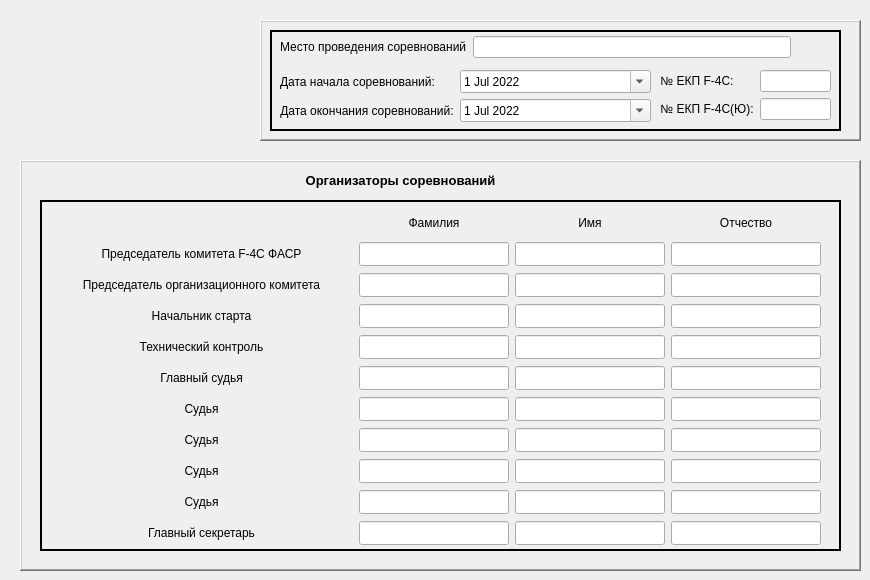
      <widget class="QWidget" name="tab">
       <attribute name="title">
        <string>Общая информация</string>
       </attribute>
       <widget class="QFrame" name="frame_4">
        <property name="geometry">
         <rect>
          <x>20</x>
          <y>160</y>
          <width>841</width>
          <height>411</height>
         </rect>
        </property>
        <property name="frameShape">
         <enum>QFrame::WinPanel</enum>
        </property>
        <property name="frameShadow">
         <enum>QFrame::Raised</enum>
        </property>
        <property name="lineWidth">
         <number>3</number>
        </property>
        <property name="midLineWidth">
         <number>3</number>
        </property>
        <widget class="QFrame" name="frame_3">
         <property name="geometry">
          <rect>
           <x>20</x>
           <y>40</y>
           <width>801</width>
           <height>351</height>
          </rect>
         </property>
         <property name="frameShape">
          <enum>QFrame::Box</enum>
         </property>
         <property name="frameShadow">
          <enum>QFrame::Plain</enum>
         </property>
         <property name="lineWidth">
          <number>2</number>
         </property>
         <widget class="QWidget" name="gridLayoutWidget">
          <property name="geometry">
           <rect>
            <x>10</x>
            <y>10</y>
            <width>771</width>
            <height>336</height>
           </rect>
          </property>
          <layout class="QGridLayout" name="gridLayout">
           <item row="0" column="3">
            <widget class="QLabel" name="label_8">
             <property name="minimumSize">
              <size>
               <width>0</width>
               <height>24</height>
              </size>
             </property>
             <property name="maximumSize">
              <size>
               <width>16777215</width>
               <height>24</height>
              </size>
             </property>
             <property name="text">
              <string>Отчество</string>
             </property>
             <property name="alignment">
              <set>Qt::AlignCenter</set>
             </property>
            </widget>
           </item>
           <item row="5" column="0">
            <widget class="QLabel" name="label_10">
             <property name="minimumSize">
              <size>
               <width>0</width>
               <height>24</height>
              </size>
             </property>
             <property name="maximumSize">
              <size>
               <width>16777215</width>
               <height>24</height>
              </size>
             </property>
             <property name="text">
              <string>Главный судья</string>
             </property>
             <property name="alignment">
              <set>Qt::AlignCenter</set>
             </property>
            </widget>
           </item>
           <item row="7" column="0">
            <widget class="QLabel" name="label_14">
             <property name="minimumSize">
              <size>
               <width>0</width>
               <height>24</height>
              </size>
             </property>
             <property name="maximumSize">
              <size>
               <width>16777215</width>
               <height>24</height>
              </size>
             </property>
             <property name="text">
              <string>Судья</string>
             </property>
             <property name="alignment">
              <set>Qt::AlignCenter</set>
             </property>
            </widget>
           </item>
           <item row="3" column="0">
            <widget class="QLabel" name="label_11">
             <property name="minimumSize">
              <size>
               <width>0</width>
               <height>24</height>
              </size>
             </property>
             <property name="maximumSize">
              <size>
               <width>16777215</width>
               <height>24</height>
              </size>
             </property>
             <property name="text">
              <string>Начальник старта</string>
             </property>
             <property name="alignment">
              <set>Qt::AlignCenter</set>
             </property>
            </widget>
           </item>
           <item row="0" column="2">
            <widget class="QLabel" name="label_7">
             <property name="minimumSize">
              <size>
               <width>0</width>
               <height>24</height>
              </size>
             </property>
             <property name="maximumSize">
              <size>
               <width>16777215</width>
               <height>24</height>
              </size>
             </property>
             <property name="text">
              <string>Имя</string>
             </property>
             <property name="alignment">
              <set>Qt::AlignCenter</set>
             </property>
            </widget>
           </item>
           <item row="4" column="0">
            <widget class="QLabel" name="label_12">
             <property name="minimumSize">
              <size>
               <width>0</width>
               <height>24</height>
              </size>
             </property>
             <property name="maximumSize">
              <size>
               <width>16777215</width>
               <height>24</height>
              </size>
             </property>
             <property name="text">
              <string>Технический контроль</string>
             </property>
             <property name="alignment">
              <set>Qt::AlignCenter</set>
             </property>
            </widget>
           </item>
           <item row="0" column="1">
            <widget class="QLabel" name="label_6">
             <property name="minimumSize">
              <size>
               <width>0</width>
               <height>24</height>
              </size>
             </property>
             <property name="maximumSize">
              <size>
               <width>16777215</width>
               <height>24</height>
              </size>
             </property>
             <property name="text">
              <string>Фамилия</string>
             </property>
             <property name="alignment">
              <set>Qt::AlignCenter</set>
             </property>
            </widget>
           </item>
           <item row="1" column="0">
            <widget class="QLabel" name="label_5">
             <property name="minimumSize">
              <size>
               <width>0</width>
               <height>24</height>
              </size>
             </property>
             <property name="maximumSize">
              <size>
               <width>16777215</width>
               <height>24</height>
              </size>
             </property>
             <property name="text">
              <string>Председатель комитета F-4C ФАСР</string>
             </property>
             <property name="alignment">
              <set>Qt::AlignCenter</set>
             </property>
            </widget>
           </item>
           <item row="10" column="0">
            <widget class="QLabel" name="label_15">
             <property name="minimumSize">
              <size>
               <width>0</width>
               <height>24</height>
              </size>
             </property>
             <property name="maximumSize">
              <size>
               <width>16777215</width>
               <height>24</height>
              </size>
             </property>
             <property name="text">
              <string>Главный секретарь</string>
             </property>
             <property name="alignment">
              <set>Qt::AlignCenter</set>
             </property>
            </widget>
           </item>
           <item row="6" column="0">
            <widget class="QLabel" name="label_13">
             <property name="minimumSize">
              <size>
               <width>0</width>
               <height>24</height>
              </size>
             </property>
             <property name="maximumSize">
              <size>
               <width>16777215</width>
               <height>24</height>
              </size>
             </property>
             <property name="text">
              <string>Судья</string>
             </property>
             <property name="alignment">
              <set>Qt::AlignCenter</set>
             </property>
            </widget>
           </item>
           <item row="2" column="0">
            <widget class="QLabel" name="label_9">
             <property name="minimumSize">
              <size>
               <width>0</width>
               <height>24</height>
              </size>
             </property>
             <property name="maximumSize">
              <size>
               <width>16777215</width>
               <height>24</height>
              </size>
             </property>
             <property name="text">
              <string>Председатель организационного комитета</string>
             </property>
             <property name="alignment">
              <set>Qt::AlignCenter</set>
             </property>
            </widget>
           </item>
           <item row="8" column="0">
            <widget class="QLabel" name="label_17">
             <property name="minimumSize">
              <size>
               <width>0</width>
               <height>24</height>
              </size>
             </property>
             <property name="maximumSize">
              <size>
               <width>16777215</width>
               <height>24</height>
              </size>
             </property>
             <property name="text">
              <string>Судья</string>
             </property>
             <property name="alignment">
              <set>Qt::AlignCenter</set>
             </property>
            </widget>
           </item>
           <item row="9" column="0">
            <widget class="QLabel" name="label_18">
             <property name="minimumSize">
              <size>
               <width>0</width>
               <height>24</height>
              </size>
             </property>
             <property name="maximumSize">
              <size>
               <width>16777215</width>
               <height>24</height>
              </size>
             </property>
             <property name="text">
              <string>Судья</string>
             </property>
             <property name="alignment">
              <set>Qt::AlignCenter</set>
             </property>
            </widget>
           </item>
           <item row="1" column="1">
            <widget class="QLineEdit" name="lineEdit_5_0">
             <property name="minimumSize">
              <size>
               <width>150</width>
               <height>24</height>
              </size>
             </property>
             <property name="maximumSize">
              <size>
               <width>150</width>
               <height>24</height>
              </size>
             </property>
            </widget>
           </item>
           <item row="1" column="2">
            <widget class="QLineEdit" name="lineEdit_5_1">
             <property name="minimumSize">
              <size>
               <width>150</width>
               <height>24</height>
              </size>
             </property>
             <property name="maximumSize">
              <size>
               <width>150</width>
               <height>24</height>
              </size>
             </property>
            </widget>
           </item>
           <item row="1" column="3">
            <widget class="QLineEdit" name="lineEdit_5_2">
             <property name="minimumSize">
              <size>
               <width>150</width>
               <height>24</height>
              </size>
             </property>
             <property name="maximumSize">
              <size>
               <width>150</width>
               <height>24</height>
              </size>
             </property>
            </widget>
           </item>
           <item row="2" column="1">
            <widget class="QLineEdit" name="lineEdit_6_0">
             <property name="minimumSize">
              <size>
               <width>150</width>
               <height>24</height>
              </size>
             </property>
             <property name="maximumSize">
              <size>
               <width>150</width>
               <height>24</height>
              </size>
             </property>
            </widget>
           </item>
           <item row="2" column="2">
            <widget class="QLineEdit" name="lineEdit_6_1">
             <property name="minimumSize">
              <size>
               <width>150</width>
               <height>24</height>
              </size>
             </property>
             <property name="maximumSize">
              <size>
               <width>150</width>
               <height>24</height>
              </size>
             </property>
            </widget>
           </item>
           <item row="2" column="3">
            <widget class="QLineEdit" name="lineEdit_6_2">
             <property name="minimumSize">
              <size>
               <width>150</width>
               <height>24</height>
              </size>
             </property>
             <property name="maximumSize">
              <size>
               <width>150</width>
               <height>24</height>
              </size>
             </property>
            </widget>
           </item>
           <item row="3" column="1">
            <widget class="QLineEdit" name="lineEdit_7_0">
             <property name="minimumSize">
              <size>
               <width>150</width>
               <height>24</height>
              </size>
             </property>
             <property name="maximumSize">
              <size>
               <width>150</width>
               <height>24</height>
              </size>
             </property>
            </widget>
           </item>
           <item row="3" column="2">
            <widget class="QLineEdit" name="lineEdit_7_1">
             <property name="minimumSize">
              <size>
               <width>150</width>
               <height>24</height>
              </size>
             </property>
             <property name="maximumSize">
              <size>
               <width>150</width>
               <height>24</height>
              </size>
             </property>
            </widget>
           </item>
           <item row="3" column="3">
            <widget class="QLineEdit" name="lineEdit_7_2">
             <property name="minimumSize">
              <size>
               <width>150</width>
               <height>24</height>
              </size>
             </property>
             <property name="maximumSize">
              <size>
               <width>150</width>
               <height>24</height>
              </size>
             </property>
            </widget>
           </item>
           <item row="4" column="1">
            <widget class="QLineEdit" name="lineEdit_8_0">
             <property name="minimumSize">
              <size>
               <width>150</width>
               <height>24</height>
              </size>
             </property>
             <property name="maximumSize">
              <size>
               <width>150</width>
               <height>24</height>
              </size>
             </property>
            </widget>
           </item>
           <item row="4" column="2">
            <widget class="QLineEdit" name="lineEdit_8_1">
             <property name="minimumSize">
              <size>
               <width>150</width>
               <height>24</height>
              </size>
             </property>
             <property name="maximumSize">
              <size>
               <width>150</width>
               <height>24</height>
              </size>
             </property>
            </widget>
           </item>
           <item row="4" column="3">
            <widget class="QLineEdit" name="lineEdit_8_2">
             <property name="minimumSize">
              <size>
               <width>150</width>
               <height>24</height>
              </size>
             </property>
             <property name="maximumSize">
              <size>
               <width>150</width>
               <height>24</height>
              </size>
             </property>
            </widget>
           </item>
           <item row="5" column="1">
            <widget class="QLineEdit" name="lineEdit_0_0">
             <property name="minimumSize">
              <size>
               <width>150</width>
               <height>24</height>
              </size>
             </property>
             <property name="maximumSize">
              <size>
               <width>150</width>
               <height>24</height>
              </size>
             </property>
            </widget>
           </item>
           <item row="5" column="2">
            <widget class="QLineEdit" name="lineEdit_0_1">
             <property name="minimumSize">
              <size>
               <width>150</width>
               <height>24</height>
              </size>
             </property>
             <property name="maximumSize">
              <size>
               <width>150</width>
               <height>24</height>
              </size>
             </property>
            </widget>
           </item>
           <item row="5" column="3">
            <widget class="QLineEdit" name="lineEdit_0_2">
             <property name="minimumSize">
              <size>
               <width>150</width>
               <height>24</height>
              </size>
             </property>
             <property name="maximumSize">
              <size>
               <width>150</width>
               <height>24</height>
              </size>
             </property>
            </widget>
           </item>
           <item row="6" column="1">
            <widget class="QLineEdit" name="lineEdit_1_0">
             <property name="minimumSize">
              <size>
               <width>150</width>
               <height>24</height>
              </size>
             </property>
             <property name="maximumSize">
              <size>
               <width>150</width>
               <height>24</height>
              </size>
             </property>
            </widget>
           </item>
           <item row="6" column="2">
            <widget class="QLineEdit" name="lineEdit_1_1">
             <property name="minimumSize">
              <size>
               <width>150</width>
               <height>24</height>
              </size>
             </property>
             <property name="maximumSize">
              <size>
               <width>150</width>
               <height>24</height>
              </size>
             </property>
            </widget>
           </item>
           <item row="6" column="3">
            <widget class="QLineEdit" name="lineEdit_1_2">
             <property name="minimumSize">
              <size>
               <width>150</width>
               <height>24</height>
              </size>
             </property>
             <property name="maximumSize">
              <size>
               <width>150</width>
               <height>24</height>
              </size>
             </property>
            </widget>
           </item>
           <item row="7" column="1">
            <widget class="QLineEdit" name="lineEdit_2_0">
             <property name="minimumSize">
              <size>
               <width>150</width>
               <height>24</height>
              </size>
             </property>
             <property name="maximumSize">
              <size>
               <width>150</width>
               <height>24</height>
              </size>
             </property>
            </widget>
           </item>
           <item row="7" column="2">
            <widget class="QLineEdit" name="lineEdit_2_1">
             <property name="minimumSize">
              <size>
               <width>150</width>
               <height>24</height>
              </size>
             </property>
             <property name="maximumSize">
              <size>
               <width>150</width>
               <height>24</height>
              </size>
             </property>
            </widget>
           </item>
           <item row="7" column="3">
            <widget class="QLineEdit" name="lineEdit_2_2">
             <property name="minimumSize">
              <size>
               <width>150</width>
               <height>24</height>
              </size>
             </property>
             <property name="maximumSize">
              <size>
               <width>150</width>
               <height>24</height>
              </size>
             </property>
            </widget>
           </item>
           <item row="8" column="1">
            <widget class="QLineEdit" name="lineEdit_3_0">
             <property name="minimumSize">
              <size>
               <width>150</width>
               <height>24</height>
              </size>
             </property>
             <property name="maximumSize">
              <size>
               <width>150</width>
               <height>24</height>
              </size>
             </property>
            </widget>
           </item>
           <item row="8" column="2">
            <widget class="QLineEdit" name="lineEdit_3_1">
             <property name="minimumSize">
              <size>
               <width>150</width>
               <height>24</height>
              </size>
             </property>
             <property name="maximumSize">
              <size>
               <width>150</width>
               <height>24</height>
              </size>
             </property>
            </widget>
           </item>
           <item row="8" column="3">
            <widget class="QLineEdit" name="lineEdit_3_2">
             <property name="minimumSize">
              <size>
               <width>150</width>
               <height>24</height>
              </size>
             </property>
             <property name="maximumSize">
              <size>
               <width>150</width>
               <height>24</height>
              </size>
             </property>
            </widget>
           </item>
           <item row="9" column="1">
            <widget class="QLineEdit" name="lineEdit_4_0">
             <property name="minimumSize">
              <size>
               <width>150</width>
               <height>24</height>
              </size>
             </property>
             <property name="maximumSize">
              <size>
               <width>150</width>
               <height>24</height>
              </size>
             </property>
            </widget>
           </item>
           <item row="9" column="2">
            <widget class="QLineEdit" name="lineEdit_4_1">
             <property name="minimumSize">
              <size>
               <width>150</width>
               <height>24</height>
              </size>
             </property>
             <property name="maximumSize">
              <size>
               <width>150</width>
               <height>24</height>
              </size>
             </property>
            </widget>
           </item>
           <item row="9" column="3">
            <widget class="QLineEdit" name="lineEdit_4_2">
             <property name="minimumSize">
              <size>
               <width>150</width>
               <height>24</height>
              </size>
             </property>
             <property name="maximumSize">
              <size>
               <width>150</width>
               <height>24</height>
              </size>
             </property>
            </widget>
           </item>
           <item row="10" column="1">
            <widget class="QLineEdit" name="lineEdit_9_0">
             <property name="minimumSize">
              <size>
               <width>150</width>
               <height>24</height>
              </size>
             </property>
             <property name="maximumSize">
              <size>
               <width>150</width>
               <height>24</height>
              </size>
             </property>
            </widget>
           </item>
           <item row="10" column="2">
            <widget class="QLineEdit" name="lineEdit_9_1">
             <property name="minimumSize">
              <size>
               <width>150</width>
               <height>24</height>
              </size>
             </property>
             <property name="maximumSize">
              <size>
               <width>150</width>
               <height>24</height>
              </size>
             </property>
            </widget>
           </item>
           <item row="10" column="3">
            <widget class="QLineEdit" name="lineEdit_9_2">
             <property name="minimumSize">
              <size>
               <width>150</width>
               <height>24</height>
              </size>
             </property>
             <property name="maximumSize">
              <size>
               <width>150</width>
               <height>24</height>
              </size>
             </property>
            </widget>
           </item>
          </layout>
         </widget>
        </widget>
        <widget class="QLabel" name="label_4">
         <property name="geometry">
          <rect>
           <x>0</x>
           <y>10</y>
           <width>761</width>
           <height>21</height>
          </rect>
         </property>
         <property name="font">
          <font>
           <pointsize>10</pointsize>
           <weight>75</weight>
           <bold>true</bold>
          </font>
         </property>
         <property name="text">
          <string>Организаторы соревнований</string>
         </property>
         <property name="alignment">
          <set>Qt::AlignCenter</set>
         </property>
        </widget>
       </widget>
       <widget class="QFrame" name="frame_2">
        <property name="geometry">
         <rect>
          <x>260</x>
          <y>20</y>
          <width>601</width>
          <height>121</height>
         </rect>
        </property>
        <property name="frameShape">
         <enum>QFrame::WinPanel</enum>
        </property>
        <property name="frameShadow">
         <enum>QFrame::Raised</enum>
        </property>
        <property name="lineWidth">
         <number>3</number>
        </property>
        <property name="midLineWidth">
         <number>3</number>
        </property>
        <widget class="QFrame" name="frame">
         <property name="geometry">
          <rect>
           <x>10</x>
           <y>10</y>
           <width>571</width>
           <height>101</height>
          </rect>
         </property>
         <property name="frameShape">
          <enum>QFrame::Box</enum>
         </property>
         <property name="frameShadow">
          <enum>QFrame::Plain</enum>
         </property>
         <property name="lineWidth">
          <number>2</number>
         </property>
         <widget class="QWidget" name="formLayoutWidget">
          <property name="geometry">
           <rect>
            <x>10</x>
            <y>40</y>
            <width>371</width>
            <height>60</height>
           </rect>
          </property>
          <layout class="QFormLayout" name="formLayout">
           <item row="0" column="0">
            <widget class="QLabel" name="label_2">
             <property name="text">
              <string>Дата начала соревнований:</string>
             </property>
             <property name="alignment">
              <set>Qt::AlignCenter</set>
             </property>
            </widget>
           </item>
           <item row="0" column="1">
            <widget class="QDateEdit" name="dateEdit">
             <property name="dateTime">
              <datetime>
               <hour>0</hour>
               <minute>0</minute>
               <second>0</second>
               <year>2022</year>
               <month>7</month>
               <day>1</day>
              </datetime>
             </property>
             <property name="calendarPopup">
              <bool>true</bool>
             </property>
            </widget>
           </item>
           <item row="1" column="0">
            <widget class="QLabel" name="label_3">
             <property name="text">
              <string>Дата окончания соревнований:</string>
             </property>
             <property name="alignment">
              <set>Qt::AlignCenter</set>
             </property>
            </widget>
           </item>
           <item row="1" column="1">
            <widget class="QDateEdit" name="dateEdit_2">
             <property name="dateTime">
              <datetime>
               <hour>0</hour>
               <minute>0</minute>
               <second>0</second>
               <year>2022</year>
               <month>7</month>
               <day>1</day>
              </datetime>
             </property>
             <property name="calendarPopup">
              <bool>true</bool>
             </property>
            </widget>
           </item>
          </layout>
         </widget>
         <widget class="QWidget" name="formLayoutWidget_2">
          <property name="geometry">
           <rect>
            <x>10</x>
            <y>0</y>
            <width>511</width>
            <height>35</height>
           </rect>
          </property>
          <layout class="QFormLayout" name="formLayout_2">
           <property name="topMargin">
            <number>6</number>
           </property>
           <item row="0" column="0">
            <widget class="QLabel" name="label_16">
             <property name="text">
              <string>Место проведения соревнований</string>
             </property>
            </widget>
           </item>
           <item row="0" column="1">
            <widget class="QLineEdit" name="lineEdit_25"/>
           </item>
          </layout>
         </widget>
         <widget class="QWidget" name="formLayoutWidget_3">
          <property name="geometry">
           <rect>
            <x>390</x>
            <y>40</y>
            <width>171</width>
            <height>57</height>
           </rect>
          </property>
          <layout class="QFormLayout" name="formLayout_4">
           <item row="0" column="0">
            <widget class="QLabel" name="label_20">
             <property name="text">
              <string>№ ЕКП F-4C:</string>
             </property>
             <property name="alignment">
              <set>Qt::AlignCenter</set>
             </property>
            </widget>
           </item>
           <item row="0" column="1">
            <widget class="QLineEdit" name="lineEdit_26"/>
           </item>
           <item row="1" column="0">
            <widget class="QLabel" name="label_21">
             <property name="text">
              <string>№ ЕКП F-4C(Ю):</string>
             </property>
             <property name="alignment">
              <set>Qt::AlignCenter</set>
             </property>
            </widget>
           </item>
           <item row="1" column="1">
            <widget class="QLineEdit" name="lineEdit_27"/>
           </item>
          </layout>
         </widget>
        </widget>
       </widget>
       <widget class="QLabel" name="label">
        <property name="geometry">
         <rect>
          <x>20</x>
          <y>30</y>
          <width>231</width>
          <height>98</height>
         </rect>
        </property>
        <property name="text">
         <string/>
        </property>
        <property name="pixmap">
         <pixmap resource="Resourses.qrc">:/images/Ico/FAS-f.png</pixmap>
        </property>
        <property name="alignment">
         <set>Qt::AlignCenter</set>
        </property>
       </widget>
      </widget>
